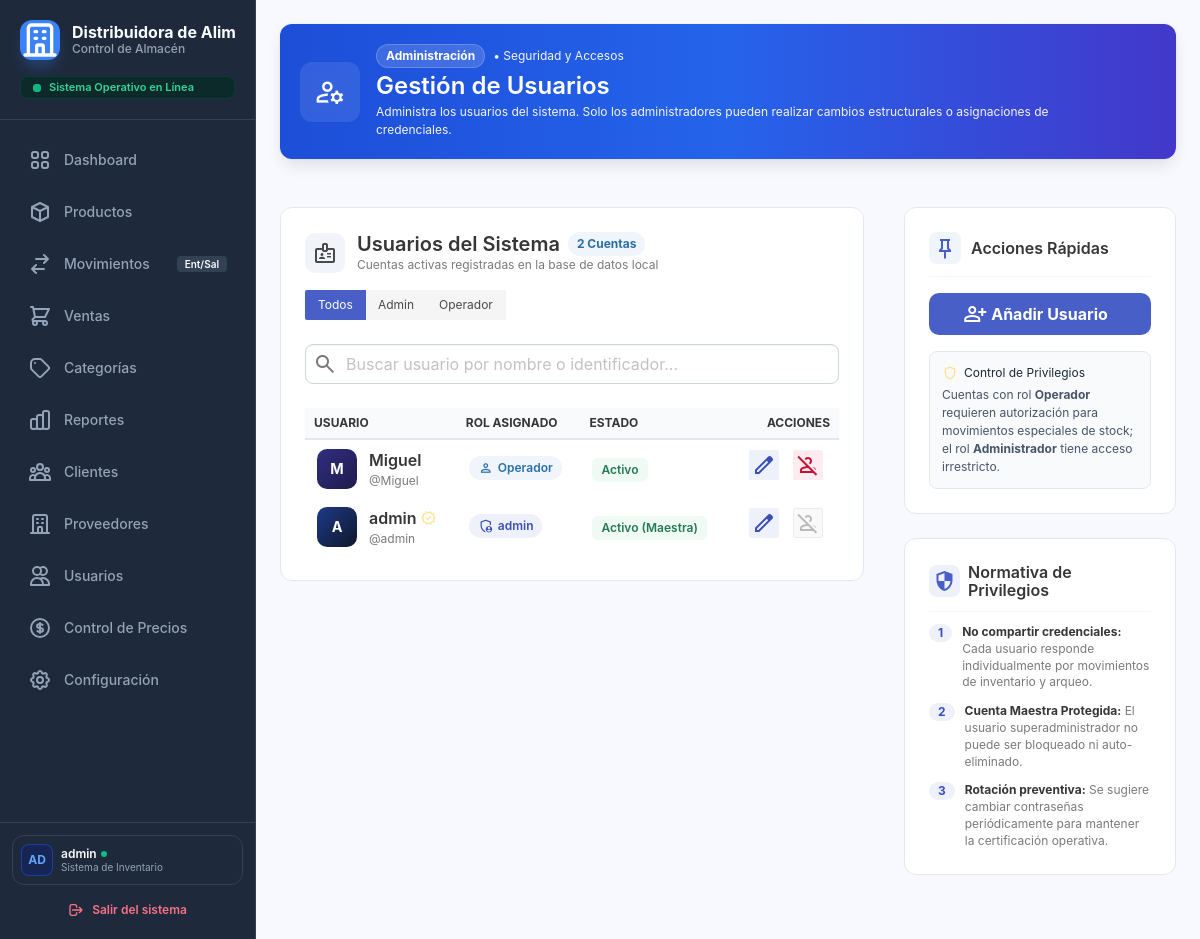
Page /index.php?controller=usuario&action=formusuario (signed in) on the earlier database version.
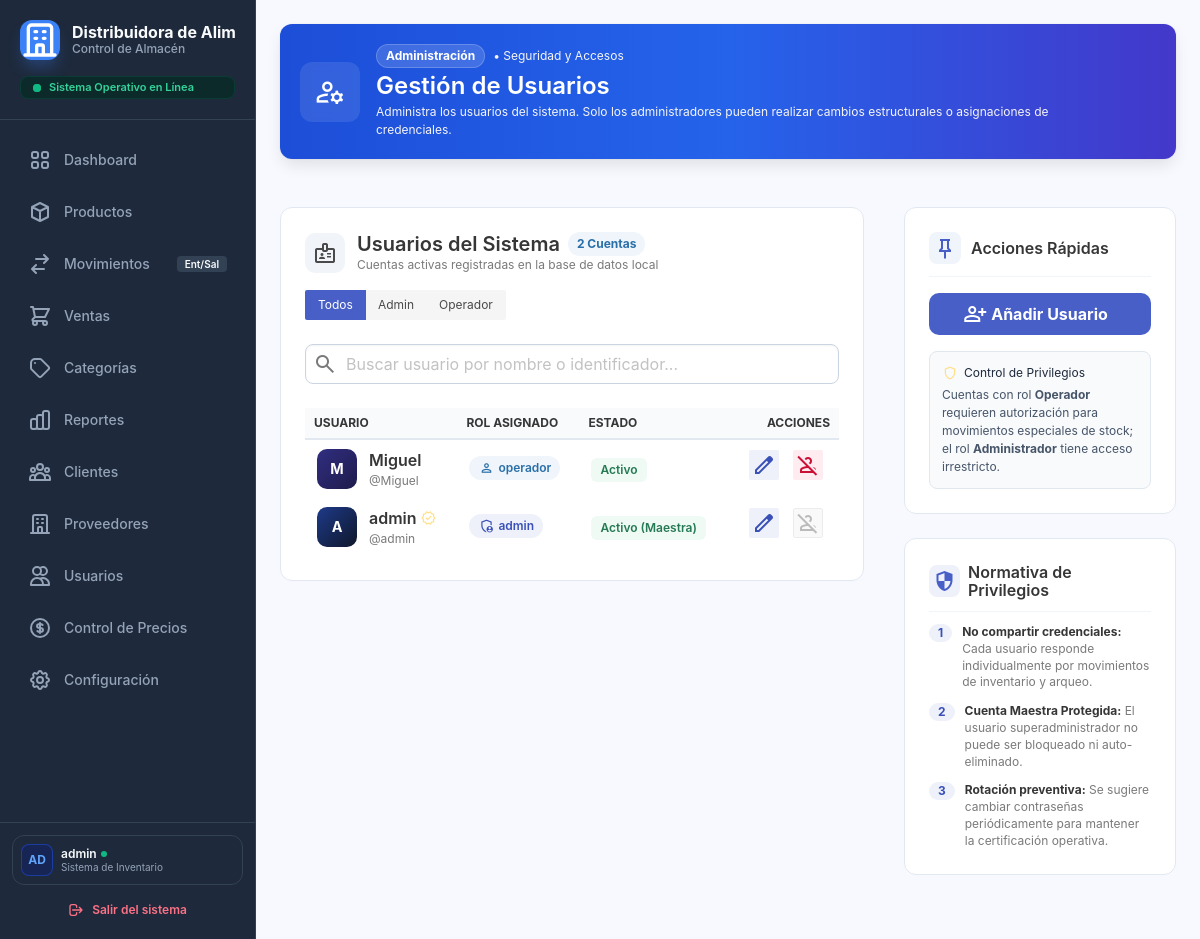
Same page on the later database version.
### tables this page shows
CREATE TABLE `usuarios` (
  `id` int(11) NOT NULL AUTO_INCREMENT,
  `username` varchar(100) NOT NULL,
  `password_hash` varchar(255) NOT NULL,
  `last_connection` datetime DEFAULT NULL,
  `rol` varchar(10) NOT NULL,
  `is_active` tinyint(4) DEFAULT 1,
  PRIMARY KEY (`id`),
  UNIQUE KEY `username` (`username`)
);

### app/controller/usuarioController.php (called while the page is built, shortened)
<?php
require_once __DIR__.'/../helpers/seguridad.php';
require_once __DIR__.'/../model/usuarioModel.php';
    class usuarioController{
        private $model;
    public function __construct(){
        $database = new Database();
        $pdo = $database->getConnection();
        $this->model = new usuarioModel($pdo);
    }
    public function formusuario(){
         $usuarios = $this->model->getAll();
        require_once '../app/views/usuario/usuario.php';
    }
}
?>

### public/index.php (called while the page is built, shortened)
<?php
require_once __DIR__ . '/../app/helpers/seguridad.php';
$controlador = $_GET['controller'] ?? 'sistema';
$accion      = $_GET['action']     ?? 'index';
$controlador = is_string($controlador) ? strtolower($controlador) : '';
$accion      = is_string($accion)      ? strtolower($accion)      : '';
$definicion = $rutas[$controlador];
$ruta       = $definicion['acciones'][$accion];
$json       = $ruta['json'];
try {
    $instancia = new $clase();
    $instancia->$accion();
} catch (Throwable $e) {
    registrarEvento('error_interno', $controlador . '/' . $accion . ': ' . $e->getMessage());
    responderError(
        500,
        MODO_DESARROLLO ? $e->getMessage() : 'Ocurrió un error interno. Inténtalo de nuevo más tarde.',
        $json
    );
}

### app/model/usuarioModel.php (called while the page is built, shortened)
<?php
class usuarioModel{
    private $pdo;
    public function __construct($pdo){
        $this->pdo = $pdo;
    }
    public function getAll(){
        $stmt = $this->pdo->query("SELECT * FROM usuarios ORDER BY id DESC");
        return $stmt->fetchAll();
    }
}
?>

### app/helpers/seguridad.php (called while the page is built, shortened)
<?php
function urlAccion(string $controlador, string $accion, array $parametros = []): string
{
    return 'index.php?' . http_build_query(
        ['controller' => $controlador, 'action' => $accion] + $parametros
    );
}

### app/views/usuario/usuario.php (the view, shortened to what the changed rows need)
<?php
$usuarios = $usuarios ?? [];
?>
<!DOCTYPE html>
<html lang="es">
<head>
    <link href="https://cdnjs.cloudflare.com/ajax/libs/font-awesome/6.4.0/css/all.min.css" rel="stylesheet">
    <link href="https://cdn.jsdelivr.net/npm/bulma@0.9.4/css/bulma.min.css" rel="stylesheet">
    <link rel="stylesheet" href="assets/css/sidebar.css" />
    <link rel="stylesheet" href="assets/css/tablas.css" />
</head>
<body class="is-flex" style="background-color: #f8f9ff; height: 100vh; overflow: hidden; width: 100%;">
    <?php require_once __DIR__ . '/../layouts/sidebar.php'; ?>
    <main class="main is-flex-grow-1" style="background-color: #f8f9ff; width: 100%; height: 100vh; overflow-y: auto; overflow-x: hidden;">
        <div class="p-5" style="width: 100%; padding-bottom: 4rem !important;">
            <div class="box mb-6" style="background: linear-gradient(90deg, #1d4ed8 0%, #2563eb 50%, #4338ca 100%); border-radius: 12px; border: none; overflow: hidden; position: relative;">
                <div class="is-flex is-align-items-center is-justify-content-space-between is-flex-wrap-wrap" style="gap: 1.5rem; position: relative; z-index: 2;">
                    <div class="is-flex is-align-items-center" style="gap: 1rem;">
                        <div>
                            <h1 class="title is-4 has-text-white mb-0 mt-1">Gestión de Usuarios</h1>
                        </div>
                    </div>
                </div>
            </div>
            <div class="columns is-variable is-5">
                <div class="column is-8">
                    <div class="box is-shadowless" style="border: 1px solid #e2e8f0; border-radius: 12px; padding: 1.5rem; background: white;">
                        <div class="is-flex is-align-items-center is-justify-content-space-between is-flex-wrap-wrap mb-4" style="gap: 1rem;">
                            <div class="is-flex is-align-items-center" style="gap: 12px;">
                                <div>
                                    <div class="is-flex is-align-items-center" style="gap: 8px;">
                                        <h2 class="title is-5 mb-0 has-text-dark">Usuarios del Sistema</h2>
                                    </div>
                                </div>
                            </div>
                        </div>
                        <div class="table-container">
                            <table class="table is-fullwidth is-hoverable" id="tablaUsuarios">
                                <thead>
                                    <tr style="background-color: #f8fafc; border-bottom: 2px solid #e2e8f0;">
                                        <th class="is-size-7 is-uppercase has-text-grey-semibold">Usuario</th>
                                        <th class="is-size-7 is-uppercase has-text-grey-semibold">Rol Asignado</th>
                                        <th class="is-size-7 is-uppercase has-text-grey-semibold">Estado</th>
                                        <th class="is-size-7 is-uppercase has-text-grey-semibold text-right" style="text-align: right;">Acciones</th>
                                    </tr>
                                </thead>
                                <tbody>
                                    <?php if (!empty($usuarios)): ?>
                                        <?php foreach ($usuarios as $a): ?>
                                            <?php
                                                $idUser = $a['id'] ?? '';
                                                $username = $a['username'] ?? 'user';
                                                $rolRaw = strtolower($a['rol'] ?? 'operador');
                                                $esAdmin = (str_contains($rolRaw, 'admin') || str_contains($rolRaw, 'administrador'));
                                                $esSuperAdmin = ($username === 'admin' || $idUser == 1);
                                                $estadoVal = $a['is_active'] ?? 0;
                                                $esActivo = ($estadoVal == 1);
                                                $inicial = strtoupper(substr($username, 0, 1));
                                            ?>
                                            <tr class="fila-busqueda"
                                                data-rol="<?= $esAdmin ? 'admin' : 'operador' ?>"
                                                data-estado="<?= $esActivo ? 'activo' : 'inactivo' ?>">
                                                <td class="is-vcentered">
                                                    <div class="is-flex is-align-items-center" style="gap: 12px;">
                                                        <div class="is-flex is-align-items-center is-justify-content-center has-text-white has-text-weight-bold flex-shrink-0"
                                                             style="width: 40px; height: 40px; border-radius: 10px; font-size: 0.9rem; background: <?= $esAdmin ? 'linear-gradient(135deg, #1e3a8a, #0f172a)' : 'linear-gradient(135deg, #312e81, #1e1b4b)' ?>;">
                                                            <?= $inicial ?>
                                                        </div>
                                                        <div class="is-flex is-flex-direction-column">
                                                            <div class="is-flex is-align-items-center" style="gap: 4px;">
                                                                <span class="has-text-weight-semibold has-text-dark is-size-6 nombre-user"><?= htmlspecialchars($username) ?></span>
                                                            </div>
                                                            <span class="is-size-7 font-mono has-text-grey username-user">@<?= htmlspecialchars($username) ?></span>
                                                        </div>
                                                    </div>
                                                </td>
                                                <td class="is-vcentered">
                                                    <span class="tag is-rounded has-text-weight-semibold <?= $esAdmin ? 'is-link' : 'is-info' ?> is-light" style="font-size: 0.75rem;">
                                                        <span class="material-symbols-outlined is-size-6 mr-1"><?= $esAdmin ? 'admin_panel_settings' : 'person' ?></span>
                                                        <?= htmlspecialchars($a['rol'] ?? 'Operador') ?>
                                                    </span>
                                                </td>
                                                <td class="is-vcentered">
                                                    <?php if ($esActivo): ?>
                                                        <span class="tag is-success is-light has-text-weight-semibold" style="border-radius: 6px;">
                                                            <?= $esSuperAdmin ? 'Activo (Maestra)' : 'Activo' ?>
                                                        </span>
                                                    <?php else: ?>
                                                        <span class="tag is-danger is-light has-text-weight-semibold" style="border-radius: 6px;">
                                                            Inactivo
                                                        </span>
                                                    <?php endif; ?>
                                                </td>
                                                <td class="is-vcentered text-right" style="text-align: right;">
                                                    <div class="buttons is-right mb-0" style="gap: 6px; justify-content: flex-end;">
                                                        <a href="<?= urlAccion('usuario', 'formusuarioeditar') ?>&id=<?= $idUser ?>" class="button is-small is-link is-light" title="Editar usuario">
                                                            <span class="icon"><span class="material-symbols-outlined">edit</span></span>
                                                        </a>
                                                        <?php if ($esSuperAdmin): ?>
                                                            <button type="button" class="button is-small is-static" disabled title="No es posible suspender la cuenta maestra de control">
                                                                <span class="icon"><span class="material-symbols-outlined">person_off</span></span>
                                                            </button>
                                                        <?php else: ?>
                                                            <button type="button"
                                                                    class="button is-small <?= $esActivo ? 'is-danger' : 'is-success' ?> is-light btn-toggle-estado"
                                                                    data-nombre="<?= htmlspecialchars($username) ?>"
                                                                    data-activo="<?= $esActivo ? '1' : '0' ?>"
                                                                    data-url="<?= urlAccion('usuario', 'eliminar') ?>&id=<?= $idUser ?>"
                                                                    title="<?= $esActivo ? 'Desactivar acceso' : 'Reactivar acceso' ?>">
                                                                <span class="icon">
                                                                    <span class="material-symbols-outlined"><?= $esActivo ? 'person_off' : 'check_circle' ?></span>
                                                                </span>
                                                            </button>
                                                        <?php endif; ?>
                                                    </div>
                                                </td>
                                            </tr>
                                        <?php endforeach; ?>
                                    <?php endif; ?>
                                </tbody>
                            </table>
                        </div>
                    </div>
                </div>
            </div>
        </div>
    </main>
</body>
</html>

Differences in the rows shown:
changed usuarios "Miguel": rol "Operador" → "operador"
